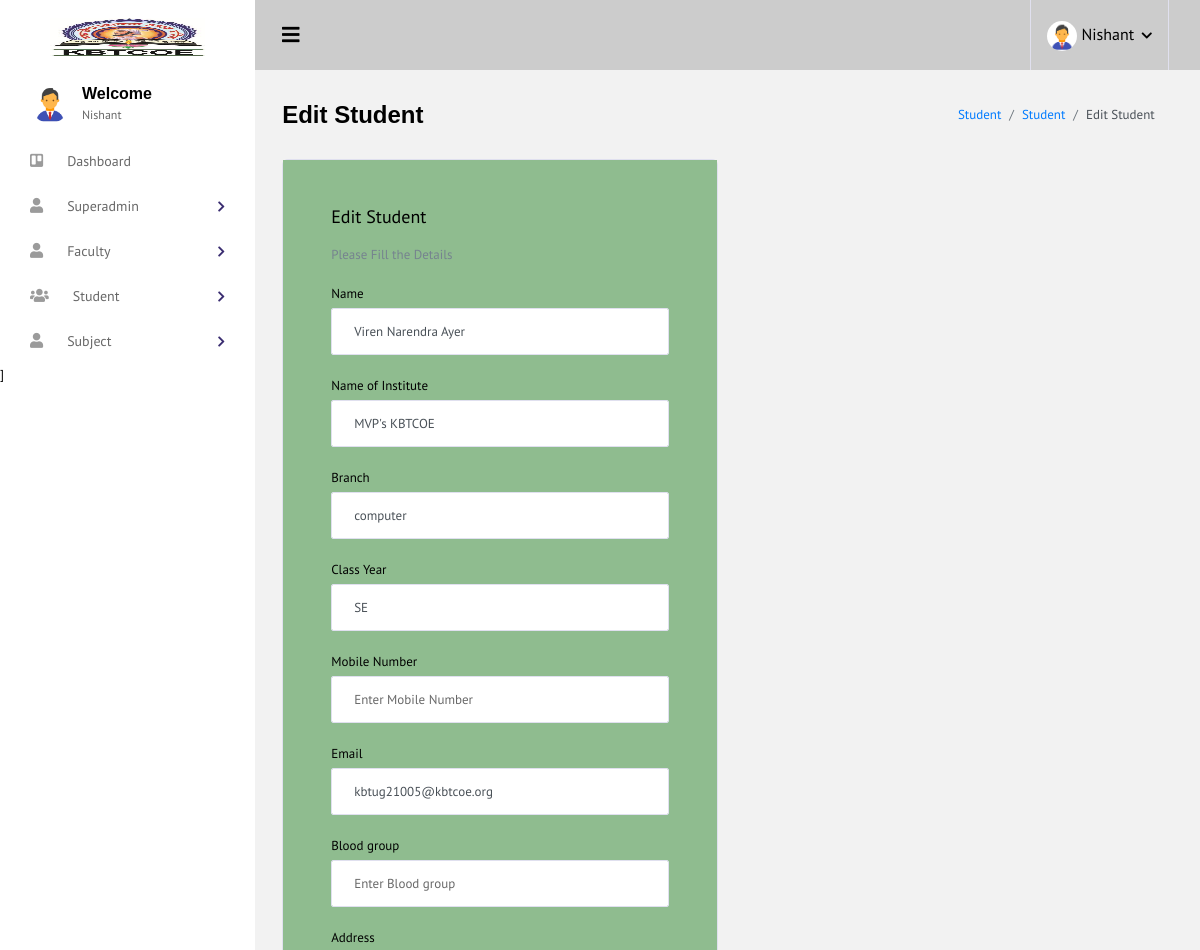
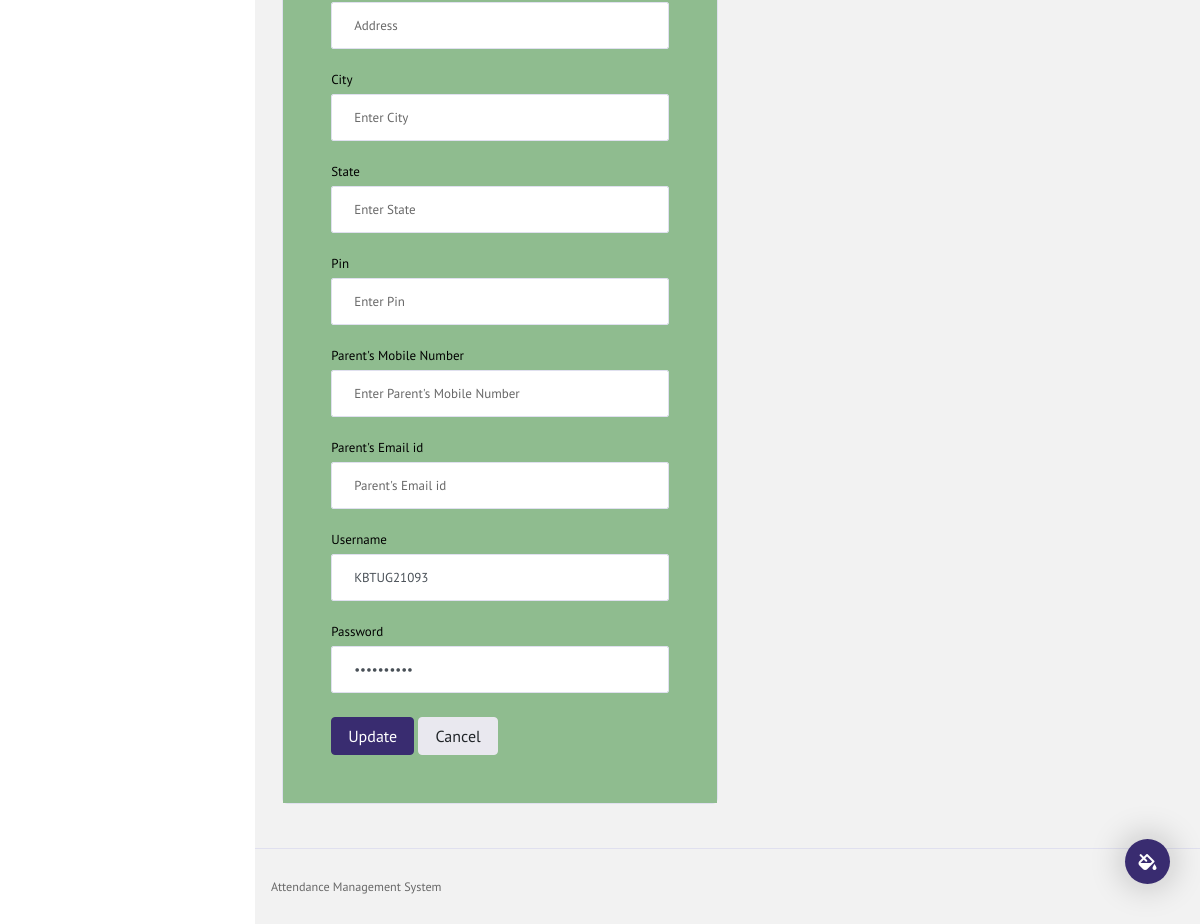
The app's page /edit_student.php?s_id=1 (signed in) with its own data (2 pictures, top to bottom).
### tables this page shows
CREATE TABLE `stud_info` (
  `s_id` int NOT NULL,
  `s_name` varchar(50) DEFAULT NULL,
  `s_institute` varchar(255) DEFAULT NULL,
  `s_branch` varchar(50) DEFAULT NULL,
  `s_class_year` varchar(50) DEFAULT NULL,
  `s_mb_no` varchar(50) DEFAULT NULL,
  `s_email` varchar(50) DEFAULT NULL,
  `s_blood_grp` varchar(50) DEFAULT NULL,
  `s_address` varchar(255) DEFAULT NULL,
  `s_city` varchar(50) DEFAULT NULL,
  `s_state` varchar(50) DEFAULT NULL,
  `s_pin` varchar(50) DEFAULT NULL,
  `s_parent_mb_no` varchar(50) DEFAULT NULL,
  `s_parent_email` varchar(50) DEFAULT NULL,
  `s_roll_no` varchar(50) DEFAULT NULL,
  `s_prn` varchar(50) DEFAULT NULL,
  `s_dob` varchar(255) DEFAULT NULL,
  `s_mother_name` varchar(50) DEFAULT NULL,
  `s_batch` varchar(50) DEFAULT NULL,
  `s_admit_year` varchar(50) DEFAULT NULL,
  `s_passout_year` varchar(50) DEFAULT NULL,
  `s_active_status` varchar(50) DEFAULT NULL,
  `s_dsy` varchar(50) DEFAULT NULL,
  `s_username` varchar(255) DEFAULT NULL,
  `s_password` varchar(255) DEFAULT NULL,
  `s_status` varchar(50) DEFAULT NULL,
  `s_generated_time` timestamp NOT NULL DEFAULT CURRENT_TIMESTAMP ON UPDATE CURRENT_TIMESTAMP
);

### edit_student.php (the view, shortened to what this page needs)
 <!DOCTYPE html>
<html lang="en">
<head>
  <link rel="stylesheet" href="vendors/iconfonts/font-awesome/css/all.min.css">
  <link rel="stylesheet" href="vendors/css/vendor.bundle.base.css">
  <link rel="stylesheet" href="vendors/css/vendor.bundle.addons.css">
  <link rel="stylesheet" href="css/style.css">
</head>
<body>
  <div class="container-scroller">
    <?php include "header.php";?>
    <div class="container-fluid page-body-wrapper">
      <div class="theme-setting-wrapper">
        <div id="settings-trigger"><i class="fas fa-fill-drip"></i></div>
      </div>
      <?php include "navbar.php";?>
     <div class="main-panel">
        <div class="content-wrapper">
          <div class="page-header">
            <h3 class="page-title">
              Edit Student
            </h3>
            <nav aria-label="breadcrumb">
                <ol class="breadcrumb">
                <li class="breadcrumb-item"><a href="index.php">Student</a></li>
                <li class="breadcrumb-item"><a href="view_faculty.php">Student</a></li>
                <li class="breadcrumb-item active" aria-current="page">Edit Student</li>
                </ol>
            </nav>
          </div>
          <div class="row">
            <div class="col-md-6 grid-margin stretch-card">
              <div class="card">
                <div class="card-body">
                  <h4 class="card-title">Edit Student</h4>
                  <p class="card-description">
                    Please Fill the Details
                  </p>
                   <?php
                  include "db.php";
                  $asd = mysqli_query($con,"select * from stud_info where s_id='".$_GET['s_id']."'") or die (mysqli_error($con));
                  ?>
                  <?php while($fetch=mysqli_fetch_array($asd)){
                  extract($fetch)
                  ?>
                  <form class="forms-sample" method="POST" action="" id="">
                    <div class="form-group">
                      <label for="exampleInputUsername1">Name</label>
                      <input type="text" class="form-control" id="exampleInputname1" value="<?php echo $s_name;?>" Name="s_name" required placeholder="Enter the Name">
                    </div>
                    <div class="form-group">
                      <label for="exampleInputUsername1">Name of Institute</label>
                      <input type="text" class="form-control" id="exampleInputname1" value="<?php echo $s_institute;?>"Name="s_institute" required placeholder="Enter Name of Institute">
                    </div>
                    <div class="form-group">
                      <label for="Gender">Branch</label>
                      <input type="text" class="form-control" id="examplegender" value="<?php echo $s_branch;?>" Name="s_branch" required placeholder="Enter Branch">
                    </div>
                    <div class="form-group">
                      <label for="exampleInputUserdate1">Class Year</label>
                      <input type="text" class="form-control" value="<?php echo $s_class_year;?>" Name="s_class_year" required placeholder="Enter Class Year">
                    </div>
                    <div class="form-group">
                      <label for="exampleInputUsername1">Mobile Number</label>
                      <input type="text" class="form-control" id="exampleInputname1" value="<?php echo $s_mb_no;?>" Name="s_mb_no" required placeholder="Enter Mobile Number">
                    </div>
                    <div class="form-group">
                      <label for="exampleInputUsername1">Email</label>
                      <input type="email" class="form-control" id="examplecategory" value="<?php echo $s_email;?>" Name="s_email" required placeholder="Enter Email">
                    </div>
                    <div class="form-group">
                      <label for="exampleInputUsername1">Blood group</label>
                      <input type="text" class="form-control" id="examplecategory" value="<?php echo $s_blood_grp;?>"Name="s_blood_grp" required placeholder="Enter Blood group">
                    </div>
                    <div class="form-group">
                      <label for="exampleInputEmail1">Address</label>
                      <input type="textarea" class="form-control" id="exampleInputEmail1" value="<?php echo $s_address;?>"  Name="s_address" required placeholder="Address">
                    </div>
                    <div class="form-group">
                      <label for="exampleInputUseraddress1">City</label>
                      <input type="text" class="form-control" value="<?php echo $s_city;?>" Name="s_city" required placeholder="Enter City">
                    </div>
                    <div class="form-group">
                      <label for="exampleInputUsername1">State</label>
                      <input type="text" class="form-control" id="examplepancard" value="<?php echo $s_state;?>"  Name="s_state" required placeholder="Enter State">
                    </div>
                    <div class="form-group">
                      <label for="exampleInputUsername1">Pin</label>
                      <input type="text" class="form-control" id="exampleaadhar" value="<?php echo $s_pin;?>"  Name="s_pin" required placeholder="Enter Pin">
                    </div>
                    <div class="form-group">
                      <label for="exampleInputUsername1">Parent's Mobile Number</label>
                      <input type="text" class="form-control" id="exampleaccount" value="<?php echo $s_parent_mb_no;?>" Name="s_parent_mb_no" required placeholder="Enter Parent's Mobile Number">
                    </div>
                    <div class="form-group">
                      <label for="exampleInputUsername1">Parent's Email id</label>
                      <input type="email" class="form-control" id="exampleifsc" value="<?php echo $s_parent_email;?>"  Name="s_parent_email" required placeholder="Parent's Email id">
                    </div>
                    <div class="form-group">
                      <label for="exampleInputUsername1">Username</label>
                      <input type="text" class="form-control" id="exampleInputUsername1" value="<?php echo $s_username;?>" Name="s_username" required placeholder="Username">
                    </div>
                    <div class="form-group">
                      <label for="exampleInputPassword1">Password</label>
                      <input type="password" class="form-control" id="exampleInputPassword1" value="<?php echo $s_password;?>" Name="s_password" required placeholder="Password">
                    </div>
                    <button type="submit" name="submit" class="btn btn-primary me-2">Update</button>
                    <a href="view_student.php" class="btn btn-light">Cancel</a>
                  </form>
                <?php }?>
                </div>
              </div>
            </div>
          </div>
        </div>
       <?php include "footer.php";?>
      </div>
  </div>
</body>
</html>

### records on screen
stud_info: s_name "Viren Narendra Ayer", s_institute "MVP's KBTCOE", s_branch "computer", s_class_year "SE", s_email "kbtug21005@kbtcoe.org", s_username "KBTUG21093"

### other values on screen
$_SESSION['auth_user']['user_name'] "Nishant"
